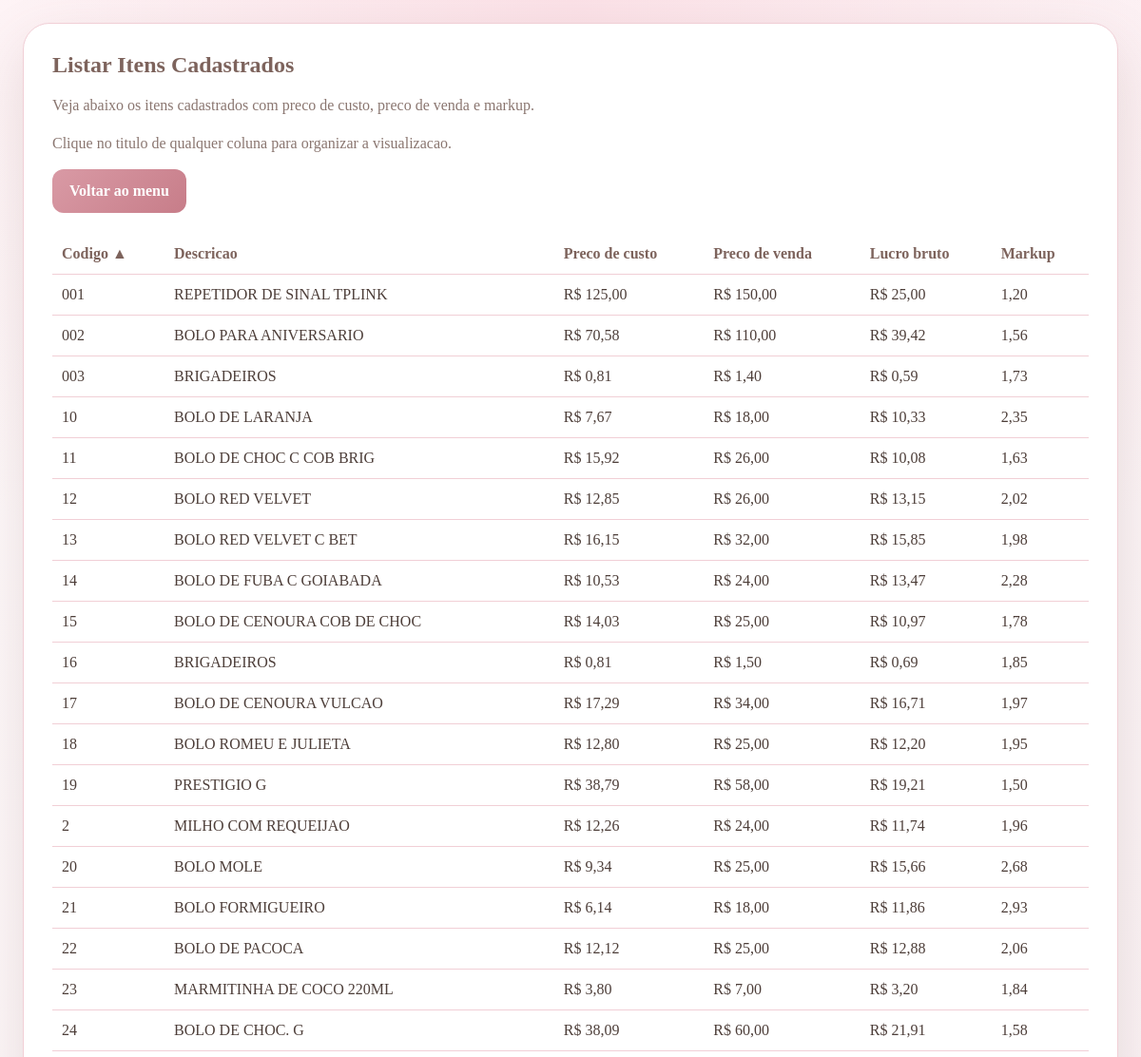
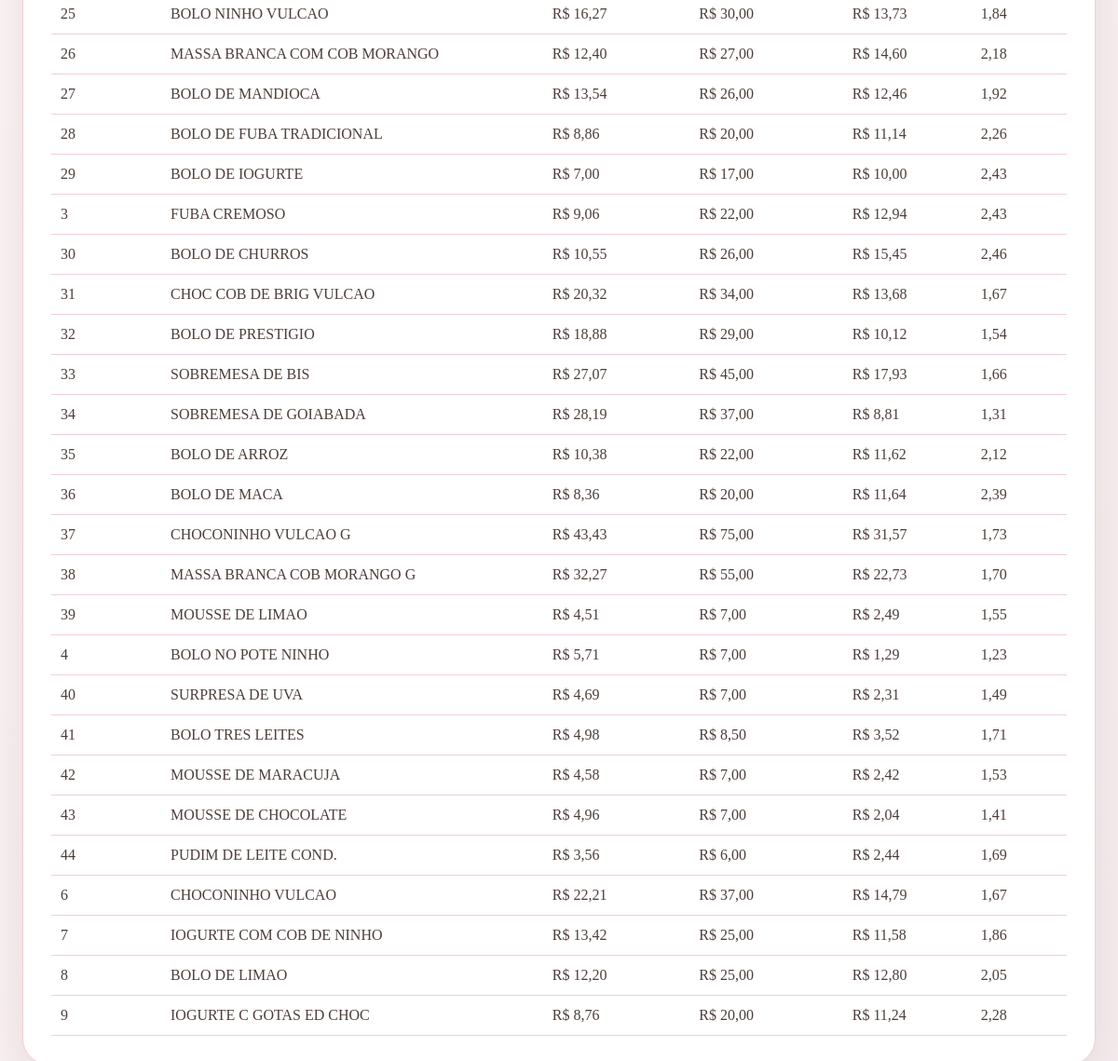
The app's page /listar-itens.php?ordenar_por=codigo_produto&direcao=asc (signed in) with its own data (2 pictures, top to bottom).
### tables this page shows
CREATE TABLE IF NOT EXISTS itens (
    id INT UNSIGNED AUTO_INCREMENT PRIMARY KEY,
    codigo_produto VARCHAR(50) NOT NULL UNIQUE,
    nome_produto VARCHAR(150) NOT NULL,
    ncm VARCHAR(20) NOT NULL,
    preco_custo DECIMAL(10,2) NOT NULL,
    preco_venda DECIMAL(10,2) NOT NULL,
    criado_em TIMESTAMP DEFAULT CURRENT_TIMESTAMP
);

### listar-itens.php (the view, shortened to what this page needs)
<?php
require __DIR__ . '/db.php';
$ordenacoesPermitidas = [
    'codigo_produto' => 'codigo_produto',
    'nome_produto' => 'nome_produto',
    'preco_custo' => 'preco_custo',
    'preco_venda' => 'preco_venda',
    'lucro_bruto' => 'lucro_bruto',
    'markup' => 'markup',
];
$ordenarPor = $_GET['ordenar_por'] ?? 'lucro_bruto';
$direcao = strtolower($_GET['direcao'] ?? 'desc');
$stmt = $pdo->query(
    'SELECT
        codigo_produto,
        nome_produto,
        preco_custo,
        preco_venda,
        (preco_venda - preco_custo) AS lucro_bruto,
        CASE
            WHEN preco_custo > 0 THEN preco_venda / preco_custo
            ELSE 0
        END AS markup
     FROM itens
     ORDER BY ' . $ordenacoesPermitidas[$ordenarPor] . ' ' . strtoupper($direcao) . ', nome_produto ASC'
);
$itens = $stmt->fetchAll();
function linkOrdenacao(string $colunaAtual, string $ordenarPor, string $direcao): string
{
    $novaDirecao = 'asc';
    if ($colunaAtual === $ordenarPor && $direcao === 'asc') {
        $novaDirecao = 'desc';
    }
    return 'listar-itens.php?ordenar_por=' . urlencode($colunaAtual) . '&direcao=' . urlencode($novaDirecao);
}
function indicadorOrdenacao(string $colunaAtual, string $ordenarPor, string $direcao): string
{
    if ($colunaAtual !== $ordenarPor) {
        return '';
    }
    return $direcao === 'asc' ? ' ▲' : ' ▼';
}
?>
<!DOCTYPE html>
<html lang="pt-BR">
<head>
</head>
<body>
    <main class="layout">
        <section class="card">
            <h1>Listar Itens Cadastrados</h1>
            <p class="lead">Veja abaixo os itens cadastrados com preco de custo, preco de venda e markup.</p>
            <p class="sort-info">Clique no titulo de qualquer coluna para organizar a visualizacao.</p>
            <div class="actions">
                <a class="button" href="dashboard.php">Voltar ao menu</a>
            </div>
            <?php if ($itens): ?>
                <div class="table-wrap">
                    <table>
                        <thead>
                            <tr>
                                <th><a class="sort-link" href="<?= htmlspecialchars(linkOrdenacao('codigo_produto', $ordenarPor, $direcao), ENT_QUOTES, 'UTF-8') ?>">Codigo<?= htmlspecialchars(indicadorOrdenacao('codigo_produto', $ordenarPor, $direcao), ENT_QUOTES, 'UTF-8') ?></a></th>
                                <th><a class="sort-link" href="<?= htmlspecialchars(linkOrdenacao('nome_produto', $ordenarPor, $direcao), ENT_QUOTES, 'UTF-8') ?>">Descricao</a></th>
                                <th><a class="sort-link" href="<?= htmlspecialchars(linkOrdenacao('preco_custo', $ordenarPor, $direcao), ENT_QUOTES, 'UTF-8') ?>">Preco de custo</a></th>
                                <th><a class="sort-link" href="<?= htmlspecialchars(linkOrdenacao('preco_venda', $ordenarPor, $direcao), ENT_QUOTES, 'UTF-8') ?>">Preco de venda</a></th>
                                <th><a class="sort-link" href="<?= htmlspecialchars(linkOrdenacao('lucro_bruto', $ordenarPor, $direcao), ENT_QUOTES, 'UTF-8') ?>">Lucro bruto</a></th>
                                <th><a class="sort-link" href="<?= htmlspecialchars(linkOrdenacao('markup', $ordenarPor, $direcao), ENT_QUOTES, 'UTF-8') ?>">Markup</a></th>
                            </tr>
                        </thead>
                        <tbody>
                            <?php foreach ($itens as $item): ?>
                                <?php
                                $precoCusto = (float) $item['preco_custo'];
                                $precoVenda = (float) $item['preco_venda'];
                                $lucroBruto = (float) $item['lucro_bruto'];
                                $markup = (float) $item['markup'];
                                ?>
                                <tr>
                                    <td><?= htmlspecialchars($item['codigo_produto'], ENT_QUOTES, 'UTF-8') ?></td>
                                    <td><?= htmlspecialchars($item['nome_produto'], ENT_QUOTES, 'UTF-8') ?></td>
                                    <td class="money">R$ <?= htmlspecialchars(number_format($precoCusto, 2, ',', '.'), ENT_QUOTES, 'UTF-8') ?></td>
                                    <td class="money">R$ <?= htmlspecialchars(number_format($precoVenda, 2, ',', '.'), ENT_QUOTES, 'UTF-8') ?></td>
                                    <td class="money">R$ <?= htmlspecialchars(number_format($lucroBruto, 2, ',', '.'), ENT_QUOTES, 'UTF-8') ?></td>
                                    <td class="money"><?= htmlspecialchars(number_format($markup, 2, ',', '.'), ENT_QUOTES, 'UTF-8') ?></td>
                                </tr>
                            <?php endforeach; ?>
                        </tbody>
                    </table>
                </div>
            <?php else: ?>
                <p class="lead">Nenhum item cadastrado no momento.</p>
            <?php endif; ?>
        </section>
    </main>
</body>
</html>

### listar-itens.php (style rules this page uses)
:root { --primary: #d99aa5; --primary-dark: #c77d89; --secondary: #7d635c; --text: #4d3e39; --muted: #8a7670; --border: #f1cfd6; --shadow: rgba(125, 99, 92, 0.18); }
* { box-sizing: border-box; }
body { margin: 0; min-height: 100vh; padding: 24px; font-family: Georgia, "Times New Roman", serif; background: radial-gradient(circle at top, #fbe1e7 0%, transparent 34%), linear-gradient(135deg, #fffafb 0%, #f8eef1 100%); color: var(--text); }
.layout { width: min(1180px, 100%); margin: 0 auto; display: grid; gap: 24px; }
.card { background: #fff; border: 1px solid var(--border); border-radius: 28px; padding: 30px; box-shadow: 0 24px 60px var(--shadow); }
h1 { margin-top: 0; color: var(--secondary); }
.lead { color: var(--muted); margin-bottom: 22px; }
.actions { display: flex; gap: 12px; flex-wrap: wrap; margin-bottom: 22px; }
.button { padding: 14px 18px; border: 0; border-radius: 12px; background: linear-gradient(135deg, var(--primary) 0%, var(--primary-dark) 100%); color: #fff; text-decoration: none; font-size: 1rem; font-weight: bold; cursor: pointer; }
.sort-info { margin-bottom: 18px; color: var(--muted); }
.sort-link { color: inherit; text-decoration: none; }
.table-wrap { overflow-x: auto; }
table { width: 100%; border-collapse: collapse; }
th, td { padding: 12px 10px; border-bottom: 1px solid var(--border); text-align: left; vertical-align: top; }
th { color: var(--secondary); white-space: nowrap; }
td.money { white-space: nowrap; }

### records on screen
itens: codigo_produto "001", nome_produto "REPETIDOR DE SINAL TPLINK", preco_custo "125,00", preco_venda "150,00", lucroBruto "25,00", markup "1,20"
itens: codigo_produto "002", nome_produto "BOLO PARA ANIVERSARIO", preco_custo "70,58", preco_venda "110,00", lucroBruto "39,42", markup "1,56"
itens: codigo_produto "003", nome_produto "BRIGADEIROS", preco_custo "0,81", preco_venda "1,40", lucroBruto "0,59", markup "1,73"
itens: codigo_produto "10", nome_produto "BOLO DE LARANJA", preco_custo "7,67", preco_venda "18,00", lucroBruto "10,33", markup "2,35"
itens: codigo_produto "11", nome_produto "BOLO DE CHOC C COB BRIG", preco_custo "15,92", preco_venda "26,00", lucroBruto "10,08", markup "1,63"
itens: codigo_produto "12", nome_produto "BOLO RED VELVET", preco_custo "12,85", preco_venda "26,00", lucroBruto "13,15", markup "2,02"
itens: codigo_produto "13", nome_produto "BOLO RED VELVET C BET", preco_custo "16,15", preco_venda "32,00", lucroBruto "15,85", markup "1,98"
itens: codigo_produto "14", nome_produto "BOLO DE FUBA C GOIABADA", preco_custo "10,53", preco_venda "24,00", lucroBruto "13,47", markup "2,28"
itens: codigo_produto "15", nome_produto "BOLO DE CENOURA COB DE CHOC", preco_custo "14,03", preco_venda "25,00", lucroBruto "10,97", markup "1,78"
itens: codigo_produto "16", nome_produto "BRIGADEIROS", preco_custo "0,81", preco_venda "1,50", lucroBruto "0,69", markup "1,85"
itens: codigo_produto "17", nome_produto "BOLO DE CENOURA VULCAO", preco_custo "17,29", preco_venda "34,00", lucroBruto "16,71", markup "1,97"
itens: codigo_produto "18", nome_produto "BOLO ROMEU E JULIETA", preco_custo "12,80", preco_venda "25,00", lucroBruto "12,20", markup "1,95"
itens: codigo_produto "19", nome_produto "PRESTIGIO G", preco_custo "38,79", preco_venda "58,00", lucroBruto "19,21", markup "1,50"
itens: codigo_produto "2", nome_produto "MILHO COM REQUEIJAO", preco_custo "12,26", preco_venda "24,00", lucroBruto "11,74", markup "1,96"
itens: codigo_produto "20", nome_produto "BOLO MOLE", preco_custo "9,34", preco_venda "25,00", lucroBruto "15,66", markup "2,68"
itens: codigo_produto "21", nome_produto "BOLO FORMIGUEIRO", preco_custo "6,14", preco_venda "18,00", lucroBruto "11,86", markup "2,93"
itens: codigo_produto "22", nome_produto "BOLO DE PACOCA", preco_custo "12,12", preco_venda "25,00", lucroBruto "12,88", markup "2,06"
itens: codigo_produto "23", nome_produto "MARMITINHA DE COCO 220ML", preco_custo "3,80", preco_venda "7,00", lucroBruto "3,20", markup "1,84"
itens: codigo_produto "24", nome_produto "BOLO DE CHOC. G", preco_custo "38,09", preco_venda "60,00", lucroBruto "21,91", markup "1,58"
itens: codigo_produto "25", nome_produto "BOLO NINHO VULCAO", preco_custo "16,27", preco_venda "30,00", lucroBruto "13,73", markup "1,84"
itens: codigo_produto "26", nome_produto "MASSA BRANCA COM COB MORANGO", preco_custo "12,40", preco_venda "27,00", lucroBruto "14,60", markup "2,18"
itens: codigo_produto "27", nome_produto "BOLO DE MANDIOCA", preco_custo "13,54", preco_venda "26,00", lucroBruto "12,46", markup "1,92"
itens: codigo_produto "28", nome_produto "BOLO DE FUBA TRADICIONAL", preco_custo "8,86", preco_venda "20,00", lucroBruto "11,14", markup "2,26"
itens: codigo_produto "29", nome_produto "BOLO DE IOGURTE", preco_custo "7,00", preco_venda "17,00", lucroBruto "10,00", markup "2,43"
itens: codigo_produto "3", nome_produto "FUBA CREMOSO", preco_custo "9,06", preco_venda "22,00", lucroBruto "12,94", markup "2,43"
itens: codigo_produto "30", nome_produto "BOLO DE CHURROS", preco_custo "10,55", preco_venda "26,00", lucroBruto "15,45", markup "2,46"
itens: codigo_produto "31", nome_produto "CHOC COB DE BRIG VULCAO", preco_custo "20,32", preco_venda "34,00", lucroBruto "13,68", markup "1,67"
itens: codigo_produto "32", nome_produto "BOLO DE PRESTIGIO", preco_custo "18,88", preco_venda "29,00", lucroBruto "10,12", markup "1,54"
itens: codigo_produto "33", nome_produto "SOBREMESA DE BIS", preco_custo "27,07", preco_venda "45,00", lucroBruto "17,93", markup "1,66"
itens: codigo_produto "34", nome_produto "SOBREMESA DE GOIABADA", preco_custo "28,19", preco_venda "37,00", lucroBruto "8,81", markup "1,31"
itens: codigo_produto "35", nome_produto "BOLO DE ARROZ", preco_custo "10,38", preco_venda "22,00", lucroBruto "11,62", markup "2,12"
itens: codigo_produto "36", nome_produto "BOLO DE MACA", preco_custo "8,36", preco_venda "20,00", lucroBruto "11,64", markup "2,39"
itens: codigo_produto "37", nome_produto "CHOCONINHO VULCAO G", preco_custo "43,43", preco_venda "75,00", lucroBruto "31,57", markup "1,73"
itens: codigo_produto "38", nome_produto "MASSA BRANCA COB MORANGO G", preco_custo "32,27", preco_venda "55,00", lucroBruto "22,73", markup "1,70"
itens: codigo_produto "39", nome_produto "MOUSSE DE LIMAO", preco_custo "4,51", preco_venda "7,00", lucroBruto "2,49", markup "1,55"
itens: codigo_produto "4", nome_produto "BOLO NO POTE NINHO", preco_custo "5,71", preco_venda "7,00", lucroBruto "1,29", markup "1,23"
itens: codigo_produto "40", nome_produto "SURPRESA DE UVA", preco_custo "4,69", preco_venda "7,00", lucroBruto "2,31", markup "1,49"
itens: codigo_produto "41", nome_produto "BOLO TRES LEITES", preco_custo "4,98", preco_venda "8,50", lucroBruto "3,52", markup "1,71"
itens: codigo_produto "42", nome_produto "MOUSSE DE MARACUJA", preco_custo "4,58", preco_venda "7,00", lucroBruto "2,42", markup "1,53"
itens: codigo_produto "43", nome_produto "MOUSSE DE CHOCOLATE", preco_custo "4,96", preco_venda "7,00", lucroBruto "2,04", markup "1,41"
itens: codigo_produto "44", nome_produto "PUDIM DE LEITE COND.", preco_custo "3,56", preco_venda "6,00", lucroBruto "2,44", markup "1,69"
itens: codigo_produto "6", nome_produto "CHOCONINHO VULCAO", preco_custo "22,21", preco_venda "37,00", lucroBruto "14,79", markup "1,67"
itens: codigo_produto "7", nome_produto "IOGURTE COM COB DE NINHO", preco_custo "13,42", preco_venda "25,00", lucroBruto "11,58", markup "1,86"
itens: codigo_produto "8", nome_produto "BOLO DE LIMAO", preco_custo "12,20", preco_venda "25,00", lucroBruto "12,80", markup "2,05"
itens: codigo_produto "9", nome_produto "IOGURTE C GOTAS ED CHOC", preco_custo "8,76", preco_venda "20,00", lucroBruto "11,24", markup "2,28"

### other values on screen
indicadorOrdenacao('codigo_produto', $ordenarPor, $direcao) "▲"
